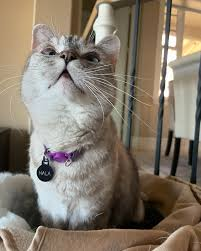
#> input picture cv2/core/cat.jpeg, 201 x 251 px
$ python basic.py
#> lines starting #> are read from the running program, lines starting #| are printed output that depends on the picture; after the words box and inside, x2 and y2 are one past the last pixel; in counts of white or black regions, pixels touching at a corner belong together
import numpy as np
import cv2 as cv

def givecords(event, x, y, flags, params):
	# print(x, y)
	pass

img = cv.imread('cat.jpeg')
#> img is the input picture: shape (251, 201, 3); mean B, G, R 106.9, 121.1, 131.9
b, g, r = cv.split(img)
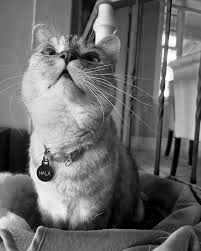
#> b: shape (251, 201); min 0, max 255, mean 106.9
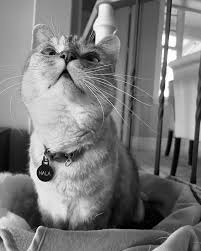
#> g: shape (251, 201); min 0, max 255, mean 121.1
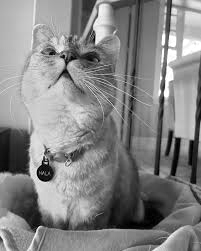
#> r: shape (251, 201); min 0, max 255, mean 131.9

catMouth = img[44:97, 61:103]
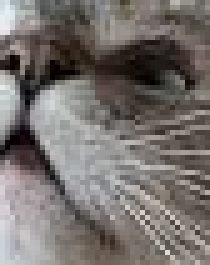
#> catMouth: shape (53, 42, 3) (shown 5 times larger); mean B, G, R 109.6, 113.3, 118.5
img[0:53, 0:42] = catMouth
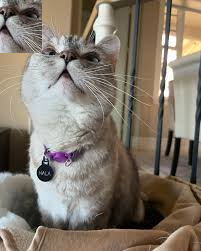
#> img: shape (251, 201, 3); 4.41% of pixels changed, all inside (x1, y1, x2, y2) = (0, 0, 42, 53)

cv.namedWindow('window')
cv.namedWindow('window1')
cv.namedWindow('window2')
cv.namedWindow('window3')

cv.setMouseCallback('window',givecords)

while True:
	cv.imshow('window', img)
	cv.imshow('window1', b)
	cv.imshow('window2', g)
	cv.imshow('window3', r)

	if cv.waitKey(0) == ord('q'):
#> (key q is pressed here)
		break

cv.destroyAllWindows()
